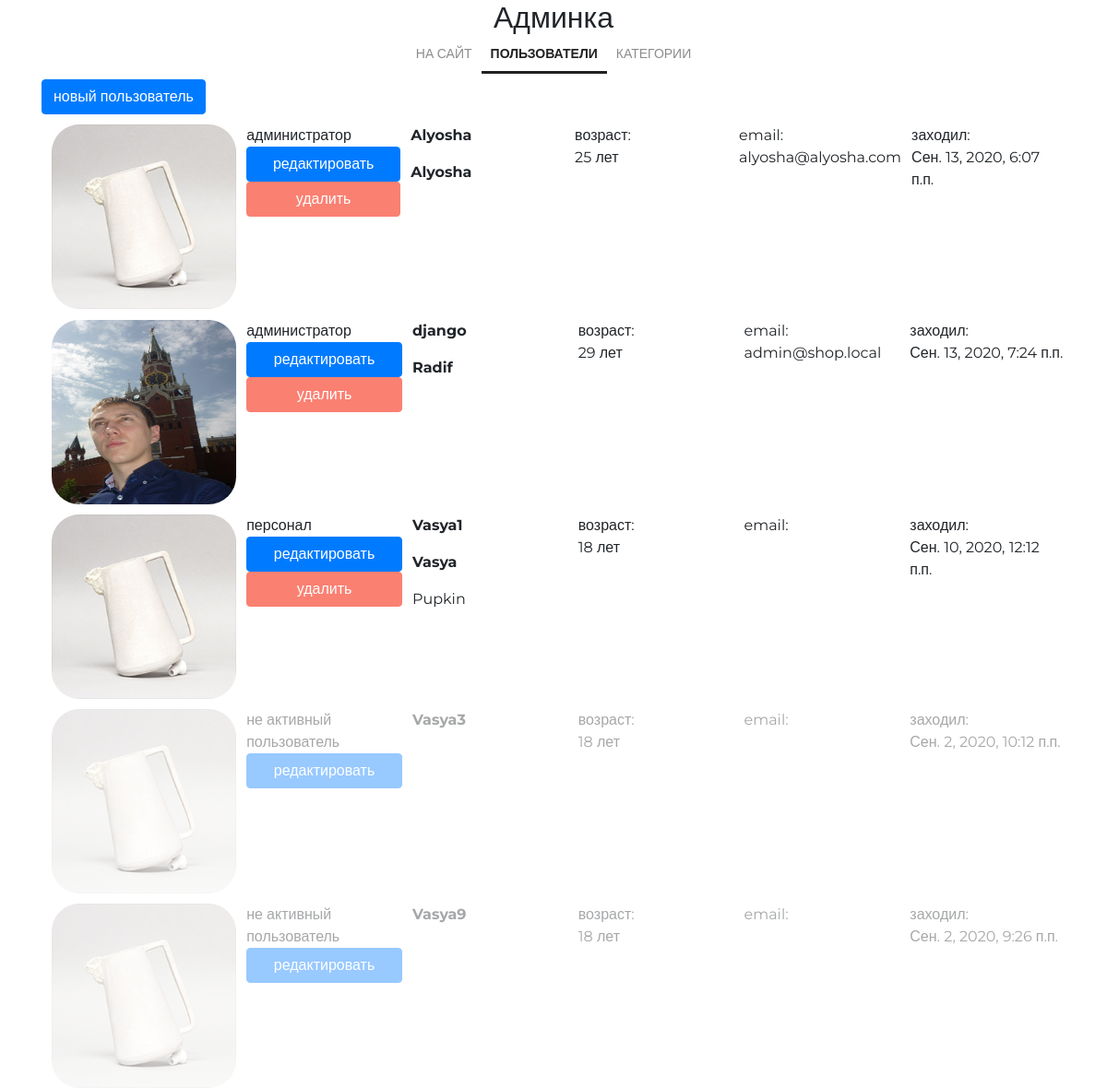
Screenshot of /my/admin/ (signed in) with the database file from the repository.
### authapp/models.py (models this page shows, shortened)
class ShopUser(AbstractUser):
    age = models.PositiveIntegerField(verbose_name='возраст', null=True)
    avatar = models.ImageField(upload_to='users_avatars', blank=True)
    class Meta:
        verbose_name = 'Пользователь'
        verbose_name_plural = 'Пользователи'
        ordering = ['-is_active', '-is_superuser', '-is_staff', 'username']

### adminapp/views.py (the view)
# urls.py: path('', adminapp.UsersList.as_view(), name='index'),
class UsersList(OnlySuperUserMixin, PageTitleMixin, ListView):
    model = get_user_model()
    page_title = 'админка/пользователи'

### adminapp/views.py (called while the page is built)
    @method_decorator(user_passes_test(lambda x: x.is_superuser))
    def dispatch(self, request, *args, **kwargs):
        return super().dispatch(request, *args, **kwargs)

    def get_context_data(self, *, object_list=None, **kwargs):
        data = super().get_context_data(object_list=None, **kwargs)
        data['page_title'] = self.page_title
        return data

### mainapp/templatetags/my_tags.py (called while the page is built)
@register.filter(name='media_folder_users')  # регистрация фильтра через декоратор
def media_folder_users(string):
    if not string:
        string = 'users_avatars/default.jpg'
    return f'{settings.MEDIA_URL}{string}'

### adminapp/templates/authapp/shopuser_list.html
{% extends 'adminapp/base.html' %}
{% load static %}
{% load my_tags %}
{% block container %}
    <div class="users-list">
        <a href="{% url 'my_admin:user_create' %}" class="btn btn-primary new-user">
            новый пользователь
        </a>
        {% for shop_user in object_list %}
            <div class="user-record
                {% if not shop_user.is_active %}
                    not-active
                {% endif %}">
                <div>
                    <img src="{{ shop_user.avatar|media_folder_users }}"
                     alt="{{ shop_user.username }}">
                </div>
                <div class="user-role">
                    {% if not shop_user.is_active %}
                        не активный
                    {% endif %}
                    {% if shop_user.is_superuser %}
                        администратор
                    {% elif shop_user.is_staff %}
                        персонал
                    {% else %}
                        пользователь
                    {% endif %}
                    <a href="{% url 'my_admin:user_update' pk=shop_user.pk %}"
                       class="btn btn-primary">
                        редактировать
                    </a>
                    {% if shop_user.is_active %}
                        <a href="{% url 'my_admin:user_delete' pk=shop_user.pk %}"
                           class="btn btn-primary">
                            удалить
                        </a>
                    {% endif %}
                </div>
                <div class="user-name">
                    <p><strong>{{ shop_user.username }}</strong></p>
                    <p>
                        {% if shop_user.first_name %}
                            <b>{{ shop_user.first_name|title }}</b>
                            {% if shop_user.last_name %}
                                <p>{{ shop_user.last_name|title }}</p>
                            {% endif %}
                        {% endif %}
                    </p>
                </div>
                <div class="user-age">
                    возраст:<br>
                    {{ shop_user.age }} лет
                </div>
                <div class="user-email">
                    email:<br>
                    {{ shop_user.email }}
                </div>
                <div class="user-lastlogin">
                    заходил:<br>
                    {{ shop_user.last_login }}
                </div>
            </div>
        {% endfor %}
    </div>
{% endblock %}

### static/css/style.css (style rules this page uses)
* { margin: 0; padding: 0; }
html { height: 100%; }
body { height: 100%; font-family: "Montserrat", sans-serif; }
.users-list .not-active { opacity: 40%; }
.users-list .new-user { margin-bottom: 1%; }
.users-list .user-record { display: flex; margin-bottom: 1%; }
.users-list .user-record div { width: 20%; margin-left: 1%; }
.users-list .user-record img { width: 200px; height: 200px; border-radius: 15%; }
.users-list .user-role { display: flex; flex-direction: column; }
.users-list .user-role a:nth-child(2n) { background: salmon; border-color: salmon; }

### rows the page displays
ShopUser: is_superuser "администратор", is_active "удалить", username "Alyosha", first_name "Alyosha", age "25", email "alyosha@alyosha.com", last_login "Сен. 13, 2020, 6:07 п.п."
ShopUser: avatar|media_folder_users (picture), is_superuser "администратор", is_active "удалить", username "django", first_name "Radif", age "29", email "admin@shop.local", last_login "Сен. 13, 2020, 7:24 п.п."
ShopUser: is_superuser "персонал", is_active "удалить", username "Vasya1", first_name "Vasya", last_name "Pupkin", age "18", last_login "Сен. 10, 2020, 12:12 п.п."
ShopUser: is_active "не активный", is_superuser "пользователь", username "Vasya3", age "18", last_login "Сен. 2, 2020, 10:12 п.п."
ShopUser: is_active "не активный", is_superuser "пользователь", username "Vasya9", age "18", last_login "Сен. 2, 2020, 9:26 п.п."
